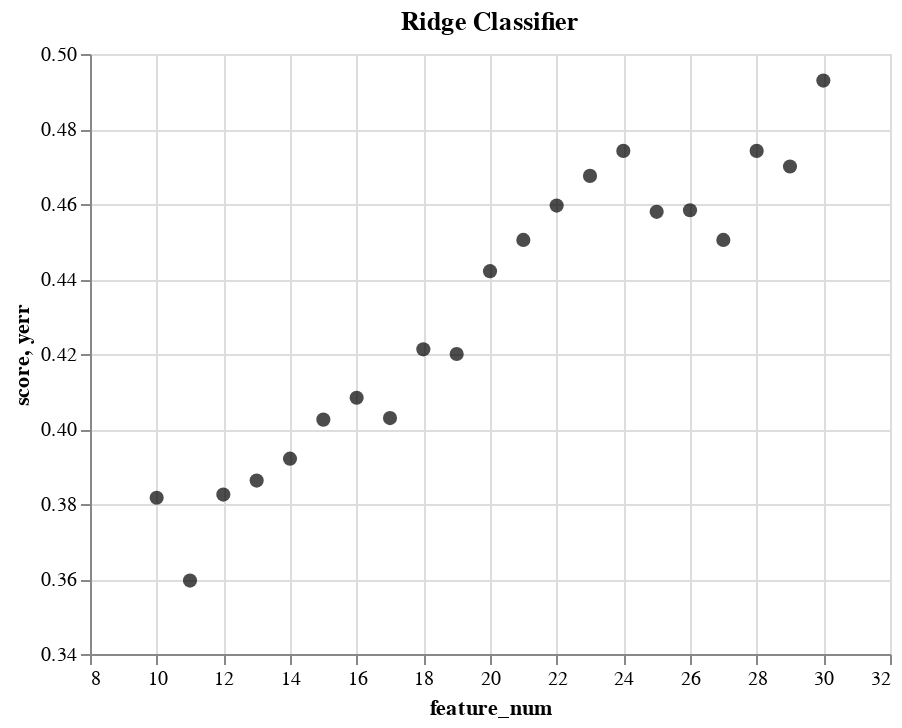

Notebook code cell kept with this figure:
### Code cell
feature_vis(ridge_stats,'Ridge Classifier')

### Figure 1 — Vega-Lite specification as saved in the notebook (floating-point values rounded to 4 significant figures)
{"config": {"view": {"continuousWidth": 400, "continuousHeight": 300}}, "layer": [{"mark": {"type": "point", "color": "black", "filled": true, "size": 50}, "encoding": {"x": {"field": "feature_num", "scale": {"domain": [9, 31]}, "title": "feature_num", "type": "quantitative"}, "y": {"field": "avg_score", "scale": {"zero": false}, "title": "score", "type": "quantitative"}}, "title": "Ridge Classifier"}, {"mark": "errorbar", "encoding": {"x": {"field": "feature_num", "type": "quantitative"}, "y": {"field": "yerr", "type": "quantitative"}}}], "data": {"name": "data-4e261e5775934dea45c5accbcb5a32a8"}, "$schema": "https://vega.github.io/schema/vega-lite/v4.17.0.json", "datasets": {"data-4e261e5775934dea45c5accbcb5a32a8": [{"feature_num": 10, "avg_score": 0.3817, "yerr": 0.05222}, {"feature_num": 11, "avg_score": 0.3596, "yerr": 0.05425}, {"feature_num": 12, "avg_score": 0.3825, "yerr": 0.06072}, {"feature_num": 13, "avg_score": 0.3862, "yerr": 0.06281}, {"feature_num": 14, "avg_score": 0.3921, "yerr": 0.08006}, {"feature_num": 15, "avg_score": 0.4025, "yerr": 0.09225}, {"feature_num": 16, "avg_score": 0.4083, "yerr": 0.07267}, {"feature_num": 17, "avg_score": 0.4029, "yerr": 0.06462}, {"feature_num": 18, "avg_score": 0.4213, "yerr": 0.07984}, {"feature_num": 19, "avg_score": 0.42, "yerr": 0.08877}, {"feature_num": 20, "avg_score": 0.4421, "yerr": 0.1074}, {"feature_num": 21, "avg_score": 0.4504, "yerr": 0.1079}, {"feature_num": 22, "avg_score": 0.4596, "yerr": 0.09557}, {"feature_num": 23, "avg_score": 0.4675, "yerr": 0.08176}, {"feature_num": 24, "avg_score": 0.4742, "yerr": 0.08064}, {"feature_num": 25, "avg_score": 0.4579, "yerr": 0.07991}, {"feature_num": 26, "avg_score": 0.4583, "yerr": 0.0865}, {"feature_num": 27, "avg_score": 0.4504, "yerr": 0.08523}, {"feature_num": 28, "avg_score": 0.4742, "yerr": 0.07802}, {"feature_num": 29, "avg_score": 0.47, "yerr": 0.07595}, {"feature_num": 30, "avg_score": 0.4929, "yerr": 0.07945}]}}
